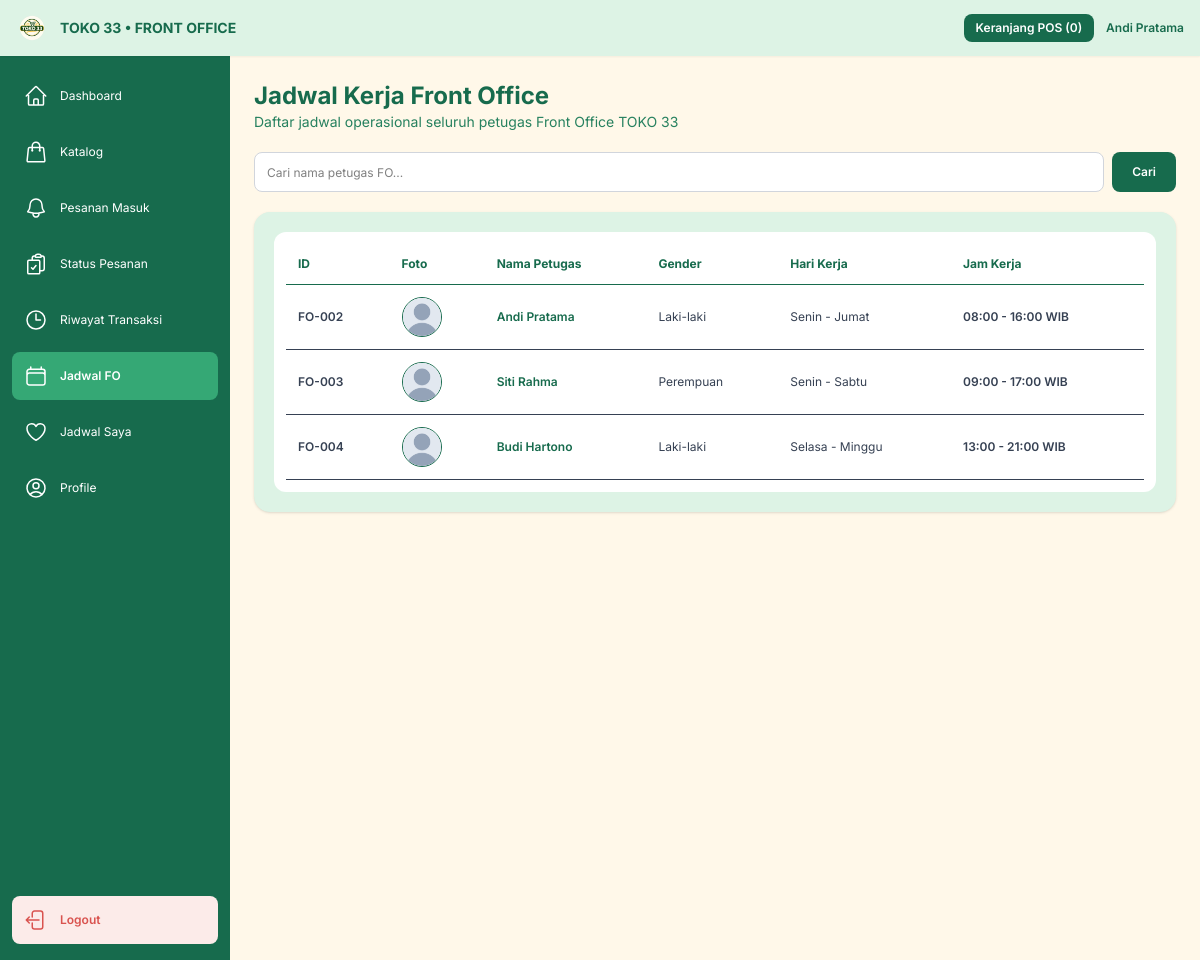
/fo/jadwal_fo.php (signed in), run on the app's committed database.
### tables this page shows
CREATE TABLE `akun` (
  `id_akun` int NOT NULL AUTO_INCREMENT,
  `nama` varchar(100) DEFAULT NULL,
  `email` varchar(100) DEFAULT NULL,
  `password` varchar(255) DEFAULT NULL,
  `role` enum('admin','fo') DEFAULT NULL,
  `tanggal_lahir` date DEFAULT NULL,
  `no_telp` varchar(100) DEFAULT NULL,
  `gender` enum('L','P') DEFAULT NULL,
  `alamat` text,
  `foto_profile` varchar(255) DEFAULT NULL,
  `hari_kerja_mulai` enum('senin','selasa','rabu','kamis','jumat','sabtu','minggu') DEFAULT NULL,
  `hari_kerja_selesai` enum('senin','selasa','rabu','kamis','jumat','sabtu','minggu') DEFAULT NULL,
  `jam_mulai` time DEFAULT NULL,
  `jam_selesai` time DEFAULT NULL,
  `created_at` timestamp NOT NULL DEFAULT CURRENT_TIMESTAMP,
  PRIMARY KEY (`id_akun`),
  UNIQUE KEY `email` (`email`)
);

### fo/jadwal_fo.php (the view, shortened to what this page needs)
<?php
require_once __DIR__ . "/../config/connection.php";
$q = trim($_GET['q'] ?? '');
$where = "WHERE role = 'fo'";
$res = mysqli_query($connect, "SELECT * FROM akun $where ORDER BY id_akun ASC");
?>
<!DOCTYPE html>
<html lang="id">
<head>
    <script src="https://cdn.jsdelivr.net/npm/@tailwindcss/browser@4"></script>
</head>
<body class="m-0 p-0 w-full min-h-screen overflow-x-hidden bg-[#F5F5F5]">
    <div class="w-full min-h-screen">
        <header class="bg-[#DDF3E5] sticky top-0 z-30 flex items-center justify-between px-4 h-14 w-full shadow-xs">
            <div class="flex items-center gap-3">
                <img src="../asset/logo.png" alt="Logo Toko 33" class="w-8 h-8 object-contain">
                <h1 class="text-[#176B4D] text-sm font-bold">TOKO 33 • FRONT OFFICE</h1>
            </div>
            <div class="flex items-center gap-3">
                <a href="detail_pembelian.php" class="bg-[#176B4D] text-white px-3 py-1.5 rounded-lg text-xs font-semibold">
                    Keranjang POS (<?= isset($_SESSION['cart_fo']) ? array_sum(array_column($_SESSION['cart_fo'], 'qty')) : 0 ?>)
                </a>
                <a href="profile.php" class="flex items-center gap-2 text-xs font-semibold text-[#176B4D]">
                    <span><?= htmlspecialchars($_SESSION['nama'] ?? 'FO') ?></span>
                </a>
            </div>
        </header>
        <div class="grid grid-cols-[55px_minmax(0,1fr)] sm:grid-cols-[65px_minmax(0,1fr)] md:grid-cols-[200px_minmax(0,1fr)] lg:grid-cols-[230px_minmax(0,1fr)]">
            <aside class="bg-[#176B4D] text-white flex flex-col justify-between py-4 px-1 sm:px-2 md:px-3 sticky top-14 h-[calc(100vh-56px)] overflow-y-auto shrink-0">
                <nav class="flex flex-col gap-2">
                    <a href="dashboard.php" title="Dashboard" class="flex items-center justify-center md:justify-start gap-3 hover:bg-[#27815F] rounded-lg px-2 md:px-3 py-3">
                        <span class="hidden md:inline text-xs">Dashboard</span>
                    </a>
                    <a href="katalog_homecare.php" title="Katalog" class="flex items-center justify-center md:justify-start gap-3 hover:bg-[#27815F] rounded-lg px-2 md:px-3 py-3">
                        <span class="hidden md:inline text-xs">Katalog</span>
                    </a>
                    <a href="pesanan_masuk.php" title="Pesanan Masuk" class="flex items-center justify-center md:justify-start gap-3 hover:bg-[#27815F] rounded-lg px-2 md:px-3 py-3">
                        <span class="hidden md:inline text-xs">Pesanan Masuk</span>
                    </a>
                    <a href="status_pesanan.php" title="Status Pesanan" class="flex items-center justify-center md:justify-start gap-3 hover:bg-[#27815F] rounded-lg px-2 md:px-3 py-3">
                        <span class="hidden md:inline text-xs">Status Pesanan</span>
                    </a>
                    <a href="riwayat_transaksi.php" title="Riwayat Transaksi" class="flex items-center justify-center md:justify-start gap-3 hover:bg-[#27815F] rounded-lg px-2 md:px-3 py-3">
                        <svg xmlns="http://www.w3.org/2000/svg" fill="none" viewBox="0 0 24 24" stroke-width="1.5" stroke="currentColor" class="size-6"><path stroke-linecap="round" stroke-linejoin="round" d="M12 6v6h4.5m4.5 0a9 9 0 1 1-18 0 9 9 0 0 1 18 0Z" /></svg>
                        <span class="hidden md:inline text-xs">Riwayat Transaksi</span>
                    </a>
                    <a href="jadwal_fo.php" title="Jadwal FO" class="flex items-center justify-center md:justify-start gap-3 bg-[#35A875] font-semibold rounded-lg px-2 md:px-3 py-3">
                        <span class="hidden md:inline text-xs">Jadwal FO</span>
                    </a>
                    <a href="jadwal_saya.php" title="Jadwal Saya" class="flex items-center justify-center md:justify-start gap-3 hover:bg-[#27815F] rounded-lg px-2 md:px-3 py-3">
                        <span class="hidden md:inline text-xs">Jadwal Saya</span>
                    </a>
                    <a href="profile.php" title="Profile" class="flex items-center justify-center md:justify-start gap-3 hover:bg-[#27815F] rounded-lg px-2 md:px-3 py-3">
                        <span class="hidden md:inline text-xs">Profile</span>
                    </a>
                </nav>
                <a href="../api/fo/logout_fo.php" title="Logout" class="flex items-center justify-center md:justify-start gap-3 bg-[#FCEBE9] text-[#D9534F] rounded-lg px-2 md:px-3 py-3 mt-5">
                    <span class="hidden md:inline text-xs font-semibold">Logout</span>
                </a>
            </aside>
            <main class="bg-[#FFF8E9] p-4 sm:p-5 md:p-6 min-w-0">
<div class="mb-5">
    <h2 class="text-xl sm:text-2xl font-bold text-[#176B4D]">Jadwal Kerja Front Office</h2>
    <p class="text-xs sm:text-sm text-[#27815F]">Daftar jadwal operasional seluruh petugas Front Office TOKO 33</p>
</div>
<form method="GET" action="jadwal_fo.php" class="flex gap-2 mb-5">
    <input type="text" name="q" value="<?= htmlspecialchars($q) ?>" placeholder="Cari nama petugas FO..." class="flex-1 h-10 px-3 rounded-lg border border-gray-300 bg-white text-xs">
    <button type="submit" class="h-10 px-5 rounded-lg bg-[#176B4D] text-white text-xs font-semibold cursor-pointer">Cari</button>
</form>
<section class="bg-[#DDF3E5] rounded-2xl p-5 shadow-sm">
    <div class="overflow-x-auto bg-white rounded-xl p-3">
        <table class="w-full text-left border-collapse min-w-[650px]">
            <thead>
                <tr class="border-b text-xs text-[#176B4D]">
                    <th class="py-3 px-3 whitespace-nowrap align-middle">ID</th>
                    <th class="py-3 px-3 whitespace-nowrap align-middle">Foto</th>
                    <th class="py-3 px-3 whitespace-nowrap align-middle">Nama Petugas</th>
                    <th class="py-3 px-3 whitespace-nowrap align-middle">Gender</th>
                    <th class="py-3 px-3 whitespace-nowrap align-middle">Hari Kerja</th>
                    <th class="py-3 px-3 whitespace-nowrap align-middle">Jam Kerja</th>
                </tr>
            </thead>
            <tbody class="text-xs text-gray-700">
                <?php while ($res && $fo = mysqli_fetch_assoc($res)):
                    $foto = !empty($fo['foto_profile']) ? "../asset/profile/" . basename($fo['foto_profile']) : "../asset/default-profile.png";
                ?>
                <tr class="border-b">
                    <td class="py-3 px-3 font-semibold whitespace-nowrap align-middle">FO-<?= str_pad((string)$fo['id_akun'], 3, '0', STR_PAD_LEFT) ?></td>
                    <td class="py-3 px-3 whitespace-nowrap align-middle">
                        <img src="<?= htmlspecialchars($foto) ?>" class="w-10 h-10 rounded-full object-cover border border-[#176B4D]" alt="FO">
                    </td>
                    <td class="py-3 px-3 font-semibold text-[#176B4D] whitespace-nowrap align-middle"><?= htmlspecialchars($fo['nama']) ?></td>
                    <td class="py-3 px-3 whitespace-nowrap align-middle"><?= $fo['gender'] === 'P' ? 'Perempuan' : 'Laki-laki' ?></td>
                    <td class="py-3 px-3 capitalize whitespace-nowrap align-middle"><?= htmlspecialchars(($fo['hari_kerja_mulai'] ?? 'senin') . ' - ' . ($fo['hari_kerja_selesai'] ?? 'jumat')) ?></td>
                    <td class="py-3 px-3 font-semibold whitespace-nowrap align-middle"><?= substr((string)$fo['jam_mulai'], 0, 5) ?> - <?= substr((string)$fo['jam_selesai'], 0, 5) ?> WIB</td>
                </tr>
                <?php endwhile; ?>
            </tbody>
        </table>
    </div>
</section>
            </main>
        </div>
    </div>
</body>
</html>

### fo/jadwal_fo.php (style rules this page uses)
body { font-family: 'Inter', sans-serif; }

### data on the page
akun: id_akun "002", foto_profile (placeholder picture), nama "Andi Pratama", gender "Laki-laki", hari_kerja_mulai+hari_kerja_selesai "Senin - Jumat", jam_mulai "08:00", jam_selesai "16:00"
akun: id_akun "003", foto_profile (placeholder picture), nama "Siti Rahma", gender "Perempuan", hari_kerja_mulai+hari_kerja_selesai "Senin - Sabtu", jam_mulai "09:00", jam_selesai "17:00"
akun: id_akun "004", foto_profile (placeholder picture), nama "Budi Hartono", gender "Laki-laki", hari_kerja_mulai+hari_kerja_selesai "Selasa - Minggu", jam_mulai "13:00", jam_selesai "21:00"

### other printed values
$_SESSION['nama'] "Andi Pratama"
